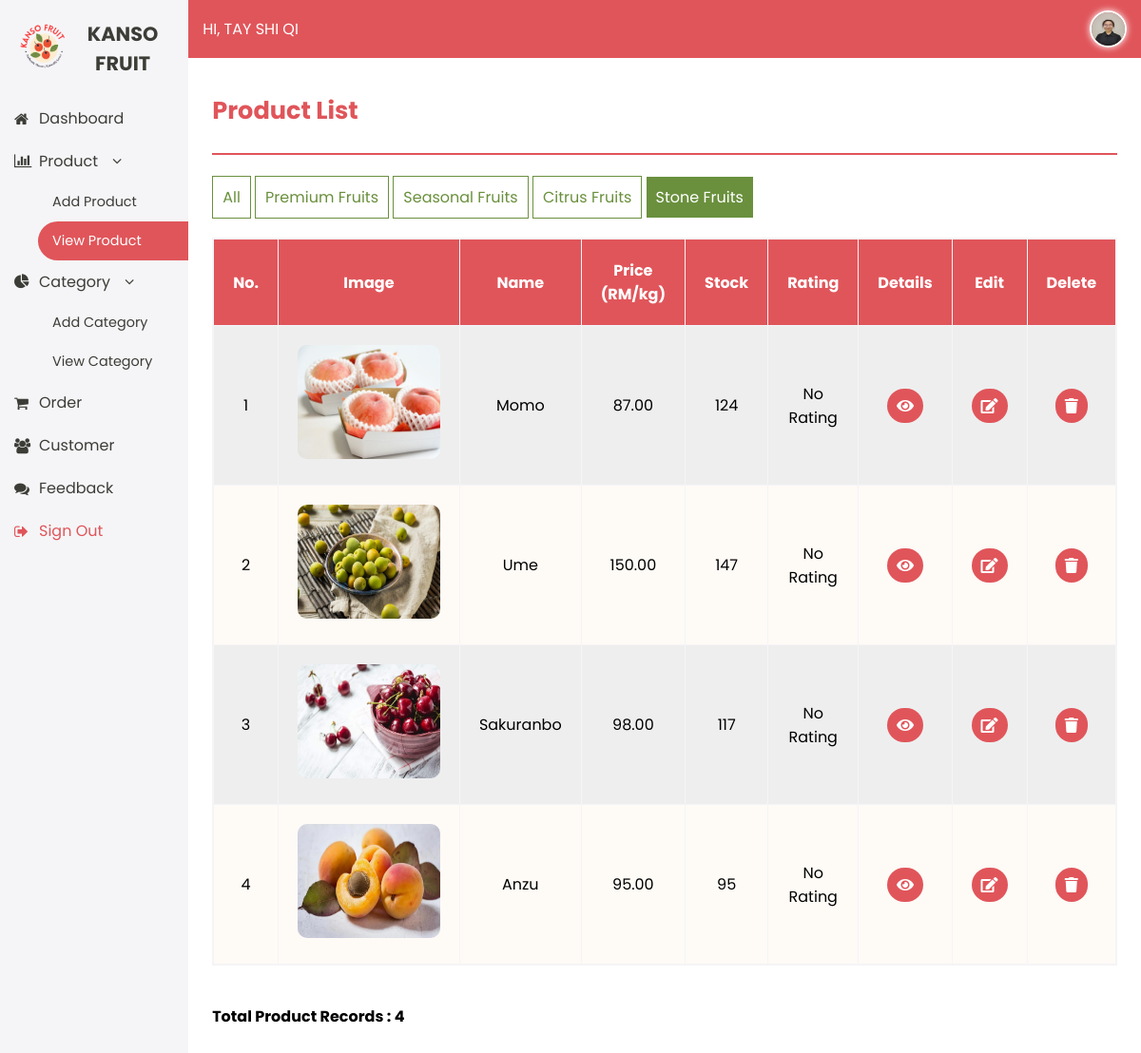
The app's page /view_product4.php (signed in) with its own data.
### tables this page shows
CREATE TABLE `admintbl` (
  `admin_id` int(11) NOT NULL,
  `admin_name` varchar(200) NOT NULL,
  `admin_email` varchar(100) NOT NULL,
  `admin_password` char(35) NOT NULL,
  `admin_contact` char(15) NOT NULL,
  `admin_gender` char(7) NOT NULL,
  `admin_image` varchar(150) NOT NULL
);

CREATE TABLE `producttbl` (
  `product_id` int(11) NOT NULL,
  `product_name` varchar(200) NOT NULL,
  `product_description` text NOT NULL,
  `product_price` decimal(10,2) NOT NULL,
  `product_stock_level` int(5) NOT NULL,
  `product_date_created` date NOT NULL,
  `product_image` varchar(150) NOT NULL,
  `category_id` int(11) NOT NULL
);

### view_product4.php (the view, shortened to what this page needs)
<?php
include "config.php";
$sess_aid = $_SESSION["sess_aid"];
$get_admin = mysqli_query($conn, "select * from admintbl where admin_id=$sess_aid");
$admin_rec = mysqli_fetch_assoc($get_admin );
?>
<!DOCTYPE HTML>
<html>
	<head>
		<link rel="stylesheet" href="css/admin_design.css" />
		<link href="https://cdnjs.cloudflare.com/ajax/libs/font-awesome/5.15.4/css/all.min.css" rel="stylesheet">
		<link rel="stylesheet" href="https://cdnjs.cloudflare.com/ajax/libs/font-awesome/4.7.0/css/font-awesome.min.css">
	</head>
	<body>
	<div id="body">
		<div id="leftnav">
			<div id="logo">
				<div class="one">
					<a href="index.html"><img src="images/logo.png" title="Kanso Fruits" alt="Kanso Fruits Logo" /></a>
				</div>
				<div class="two">
					<a href="index.html">Kanso Fruit</a>
				</div>
			</div>
			<div id="sidenav">
				<p><a href="admin_dashboard.php"><i class="fa fa-home"></i>Dashboard</a></p>
				<p class="three"><i class="fa fa-bar-chart"></i>Product<i class="fa fa-angle-down"></i></p>
					<p class="angle"><a href="add_product.php">Add Product</a></p>
					<p class="angle">
					<span style="background-color:#e0555a; color:white; border-radius:40px 0px 0px 40px; cursor:pointer; display:flex;
					align-items:center; padding:10px 15px;">
					View Product<span></p>
				<p class="three"><i class="fa fa-pie-chart"></i>Category<i class="fa fa-angle-down"></i></p>
					<p class="angle"><a href="add_category.php">Add Category</a></p>
					<p class="angle"><a href="view_category.php">View Category</a></p>
				<p><a href="view_order.php"><i class="fa fa-shopping-cart"></i>Order</a></p>
				<p><a href="view_customer.php"><i class="fa fa-users"></i>Customer</a></p>
				<p><a href="view_feedback.php"><i class="fa fa-comments"></i>Feedback</a></p>
				<p style="color:#e0555a;"><a href="admin_logout.php"><i class="fa fa-sign-out"></i>Sign Out</a></p>
			</div>
		</div>
		<div id="rightnav">
			<div id="top">
				<div class="halo">
					<p>Hi, <?php echo $admin_rec['admin_name']; ?></p>
				</div>
				<div class="profile">
					<a href="admin_profile.php">
						<?php
							if ($admin_rec["admin_image"] == "")
							{
								$filename = "admin_image/profile.png";
							}
							else
							{
								$filename = "admin_image/".$admin_rec["admin_image"];
							}
							echo "<img src='".$filename."'>";
						?>
					</a>
				</div>
			</div>
			<div id="down">
				<div class="table">
					<h3>Product List</h3>
					<hr>
					<p class="categorylink">
						<a href="view_product.php">All</a>
						<a href="view_product1.php">Premium Fruits</a>
						<a href="view_product2.php">Seasonal Fruits</a>
						<a href="view_product3.php">Citrus Fruits</a>
						<span style="padding:10px; border:none; background-color:#6a903d; color:#fff;">Stone Fruits</span>
					</p>
					<?php
					$get_product_list = mysqli_query($conn,"select * from producttbl, categorytbl where producttbl.category_id = categorytbl.category_id AND categorytbl.category_id = '2' ");
					$count = mysqli_num_rows($get_product_list);
					echo "<table border='1px' class= 'product-table'>";
						echo "<tr>";
						echo "<th>No.</th>";
						echo "<th>Image</th>";
						echo "<th>Name</th>";
						echo "<th>Price (RM/kg)</th>";
						echo "<th>Stock</th>";
						echo "<th>Rating</th>";
						echo "<th>Details</th>";
						echo "<th>Edit</th>";
						echo "<th>Delete</th>";
						echo "</tr>";
					if ($count == 0)
					{
						echo "No product record were found.";
					}
					else
					{
						$x=1;
						while($prod_rec = mysqli_fetch_assoc($get_product_list))
						{
							if ($prod_rec["product_image"] == "None")
							{
								$filename = "product_image/default.png";
							}
							else
							{
								$filename = "product_image/".$prod_rec["product_image"];
							}
							$pid = $prod_rec["product_id"];
							$get_average = mysqli_query ($conn, "select avg(item_rating) as average_rating from itemtbl where product_id =$pid AND item_rating !=0");
							$rec = mysqli_fetch_assoc ($get_average);
							echo "<tr>";
							echo "<td>". $x ."</td>";
							echo "<td><img src='".$filename."'></td>";
							echo "<td>".$prod_rec['product_name']."</td>";
							echo "<td>".number_format($prod_rec['product_price'],2)."</td>";
							echo "<td>".$prod_rec['product_stock_level']."</td>";
							echo "<td>";
							if ($rec["average_rating"] != 0)
							{
								echo " ".number_format($rec["average_rating"],2);
							}
							else
							{
								echo "No Rating";
							}
							echo "</td>";
							echo "<td><a href='view_product_detail.php?view_pk=".$prod_rec['product_id']."' class='icon fas fa-eye'></a></td>";
							echo "<td><a href='edit_product.php?edit_pk=".$prod_rec['product_id']."' class='icon fas fa-pencil-square-o '></a></td>";
							echo "<td><a href='view_product.php?del_pk=".$prod_rec['product_id']."' onclick='return confirm_delete();'
							class='icon fas fa-trash'></a></td>";
							echo "</tr>";
							$x++;
						}
					}
					echo "</table>";
					echo "<br>";
					echo "<p><b>Total Product Records : ".$count."</b></p>";
					?>
				</div>
			</div>
		</div>
	</div>
	</body>
</html>

### css/admin_design.css (style rules this page uses)
body { margin:0; padding:0; font-family:'Poppins', sans-serif; background-color:#F5F5F7; }
a { text-decoration:none; color:inherit; }
#body { display:flex; height:100vh; }
#leftnav { width:250px; background-color:#F5F5F7; color:#3C3D37; display:flex; flex-direction:column; }
#logo { display:flex; align-items:center; justify-content:center; padding:20px; text-align:center; }
#logo .one img { width:50px; height:50px; margin-right:10px; }
#logo .two a { font-size:1.3em; font-weight:bold; color:#3C3D37; text-transform:uppercase; }
#sidenav a { display:flex; align-items:center; padding:10px 15px; cursor:pointer; }
#sidenav p.three { margin:10px 0px; }
#sidenav p.three i { margin:0px 16px 0px 15px; }
#sidenav p i { margin-right:16px; width:10px; }
#sidenav p { margin:0; font-size:1em; }
#sidenav p.angle { font-size:0.9em; margin-left:40px; }
#rightnav { flex:1; display:flex; flex-direction:column; }
#top { display:flex; background-color:#e0555a; padding:2px 15px; justify-content:space-between; align-items:center; color:#fff; }
#top .halo { font-size:16px; text-transform:uppercase; }
#top .profile img { width:35px; height:35px; border-radius:100%; border:2px solid white; box-shadow:0px 0px 7px white; margin-top:7px; }
#down { flex:1; padding:10px; background-color:white; overflow-y:auto; }
.categorylink { margin-bottom:30px; }
.categorylink a { border:1px solid #6a903d; padding:10px; background-color:#fff; color:#6a903d; }
.table { padding:0px 15px; box-sizing:border-box; width:100%; }
.table h3 { font-size:1.6em; color:#e0555a; font-family:; }
.table hr { border:1px solid #e0555a; margin-bottom:2em; }
.table img { width:150px; height:120px; border-radius:10px; }
.table .product-table { width:100%; border-collapse:collapse; text-align:center; border:2px solid #F5F5F7; }
.table .product-table th { padding:20px; background-color:#e0555a; color:white; }
.table .product-table td { padding:20px; }
.table .product-table tr:nth-child(even) { background-color:#eeeeee; }
.table .product-table tr:nth-child(odd) { background-color:#FEFAF6; }
.table .product-table td a { text-decoration:none; padding:10px; border-radius:20px; color:#fff; background-color:#e0555a; }

### records on screen
admintbl: admin_name "TAY SHI QI", admin_image (picture)
producttbl: product_image (picture), product_name "Momo", product_price "87.00", product_stock_level "124"
producttbl: product_image (picture), product_name "Ume", product_price "150.00", product_stock_level "147"
producttbl: product_image (picture), product_name "Sakuranbo", product_price "98.00", product_stock_level "117"
producttbl: product_image (picture), product_name "Anzu", product_price "95.00", product_stock_level "95"

### other values on screen
$count "4"
